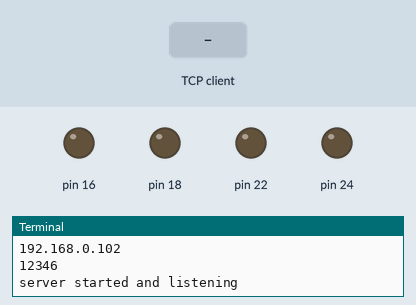
Simulated run of this program. Board: Raspberry Pi (header pin numbers). On the bench: output pins drawn as LEDs (lit = HIGH), the last lines printed to the terminal. Inputs (shaded band) come from the test bench. One TCP client connects 1 s after the port opens and stays connected; threads take turns every 2 ms.

Above: at 3.2 s.
3.3 s: the TCP client sends "l"
At 4.1 s:
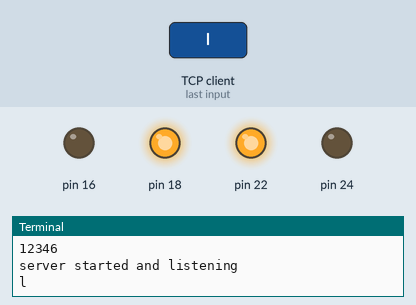
4.8 s: the TCP client sends "r"
At 5.2 s:
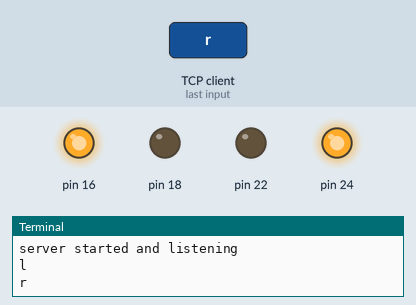
6.3 s: the TCP client sends "f"
At 7.5 s:
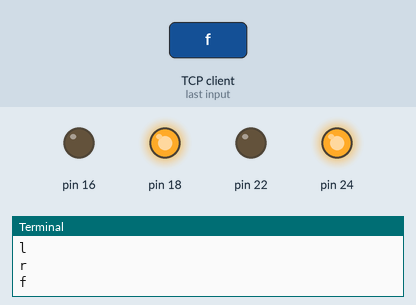
7.8 s: the TCP client sends "b"
At 8.7 s:
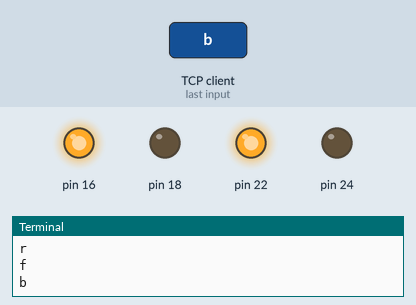
Timing chart, 0 to 10.3 s (numbered marks = the images above; inputs shaded):
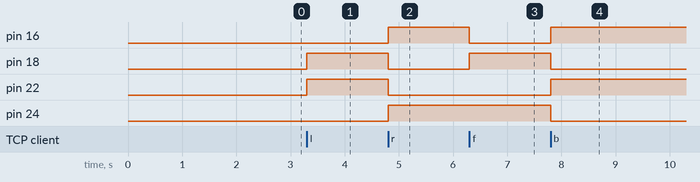

The program:

motor_gamepad_server.py
```python
import sys
import time
import socket
from threading import *
import RPi.GPIO as GPIO
import signal
import RPi.GPIO as GPIO

def init():
    # Use board numbering for pins
    GPIO.setmode(GPIO.BOARD)

    # Use pins 16 (motorA IN2), 18 (motorA IN1) for the right motor (motor A) inputs
    # Use pins 22 (motorB IN1), 24 (motorB IN2) for the left motor (motor B) inputs
    GPIO.setup(16,GPIO.OUT)
    GPIO.setup(18,GPIO.OUT)
    GPIO.setup(22,GPIO.OUT)
    GPIO.setup(24,GPIO.OUT)

def cleanup():
    # Clear pin outputs
    GPIO.cleanup()

def signal_handler(signal, frame):
    print('You pressed Ctrl+C!')
    # Reset GPIO settings
    cleanup()
    sys.exit(0)

def forward(duration=5):
    # Set motorA (right motor) forward
    GPIO.output(18,True)
    GPIO.output(16,False)

    # Set motorB (left motor) forward
    GPIO.output(24,True)
    GPIO.output(22,False)

    # Stop motion if duration is not negative
    if duration > 0:
        time.sleep(duration)
        GPIO.output(18,False)
        GPIO.output(16,False)
        GPIO.output(24,False)
        GPIO.output(22,False)

def backward(duration=5):
    # Set motorA (right motor) backward
    GPIO.output(18,False)
    GPIO.output(16,True)

    # Set motorB (left motor) backward
    GPIO.output(24,False)
    GPIO.output(22,True)

    # Stop motion if duration is not negative
    if duration > 0:
        time.sleep(duration)
        GPIO.output(18,False)
        GPIO.output(16,False)
        GPIO.output(24,False)
        GPIO.output(22,False)

def left_turn(duration=1):
    # Left motor - backward
    # Right motor - forward

    # Set motorB (left motor) backward
    GPIO.output(24,False)
    GPIO.output(22,True)

    # Set motorA (right motor) forward
    GPIO.output(18,True)
    GPIO.output(16,False)

    # Stop motion if duration is not negative
    if duration > 0:
        time.sleep(duration)
        GPIO.output(18,False)
        GPIO.output(16,False)
        GPIO.output(24,False)
        GPIO.output(22,False)

def right_turn(duration=1):
    # Left motor - forward
    # Right motor - backward

    # Set motorB (left motor) forward
    GPIO.output(24,True)
    GPIO.output(22,False)

    # Set motorA (right motor) backward
    GPIO.output(18,False)
    GPIO.output(16,True)

    # Stop motion if duration is not negative
    if duration > 0:
        time.sleep(duration)
        GPIO.output(18,False)
        GPIO.output(16,False)
        GPIO.output(24,False)
        GPIO.output(22,False)

def stop():
    # Stop moving
    GPIO.output(18,False)
    GPIO.output(16,False)
    GPIO.output(24,False)
    GPIO.output(22,False)

class client(Thread):
    def __init__(self, socket, address):
        Thread.__init__(self)
        self.sock = socket
        self.addr = address
        self.start()

    def run(self):
        while 1:
            client_msg = self.sock.recv(1024).decode()
            client_msg_ascii = client_msg.encode('ascii','ignore')
            print client_msg_ascii

            if client_msg_ascii == 'l':
                # Turn left
                left_turn(-1)

            elif client_msg_ascii == 'r':
                # Turn right
                right_turn(-1)

            elif client_msg_ascii == 'f':
                # Go forward
                forward(-1)

            elif client_msg_ascii == 'b':
                # Go backward
                backward(-1)

            elif client_msg_ascii == 's':
                # Stop
                stop()

            self.sock.send(b'Command received')


if __name__ == '__main__':
    try:
        signal.signal(signal.SIGINT, signal_handler)
        init()
        time.sleep(2)
        serversocket = socket.socket(socket.AF_INET, socket.SOCK_STREAM)
        host = "192.168.0.102"
        port = 12346
        print (host)
        print (port)
        serversocket.bind((host, port))
        serversocket.listen(5)
        print ('server started and listening')
        while True:
            clientsocket, address = serversocket.accept()
            client(clientsocket, address)
    except:
        print('Exception')
        stop()
        cleanup()
        sys.exit(1)
```

Measured:
- after the input at 3.3 s, pin 18, pin 22: LOW → HIGH at once
- after the input at 4.8 s, pin 16, pin 24: LOW → HIGH at once; pin 18, pin 22: HIGH → LOW at once
- after the input at 6.3 s, pin 16: HIGH → LOW at once; pin 18: LOW → HIGH at once
- after the input at 7.8 s, pin 16, pin 22: LOW → HIGH at once; pin 18, pin 24: HIGH → LOW at once
